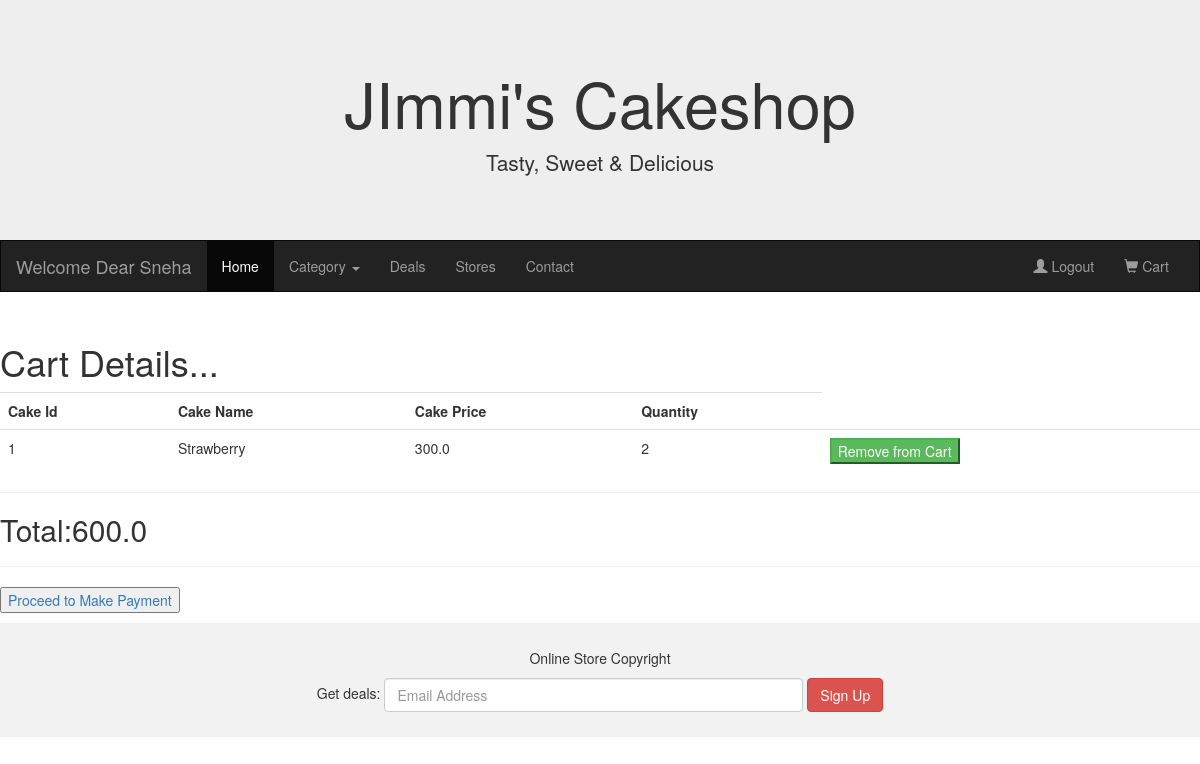
The page /showcartitems (signed in) on the database its author committed.
### Userapp/models.py (models this page shows)
class MyCart (models.Model):
    cake= models.ForeignKey(Cake,on_delete=models.CASCADE)
    user=  models.ForeignKey(UserMaster,on_delete=models.CASCADE)
    qty= models.IntegerField()
    class Meta:
        db_table= "MyCart"

### Myadmin/models.py (models this page shows)
class Cake(models.Model):
    cakename=models.CharField(max_length=20)
    description=models.CharField(max_length=20)
    price=models.FloatField(default=199)
    imageurl=models.ImageField(upload_to='images/',default='abc.jpg')
    category=models.ForeignKey(Categorie,on_delete=models.CASCADE)
    class Meta:
        db_table = "Cake"

### Userapp/views.py (the view)
# urls.py: path('showcartitems',views.showcartitems),
def showcartitems(request):
    user = UserMaster.objects.get(username=request.session["uname"])
    cartitems = MyCart.objects.filter(user = user)
    categories = Categorie.objects.all()
    total = 0
    for cart in cartitems:
        total += cart.qty * cart.cake.price
    request.session["total"]= total
    return render(request,"Userapp/showcartitems.html",{"categories":categories,"cartitems":cartitems})

### Templates/Userapp/showcartitems.html (shortened to what this page needs)
{% extends "../master.html" %}
{%block content%}
<h1> Cart Details...</h1>
<table class="table">
    <tr><th>Cake Id</th><th>Cake Name</th><th>Cake Price</th><th>Quantity</th></tr>
    {%for item in cartitems%}
    <form method = "POST" action= "removefromcart">
    <tr>
        <td>{{item.cake.id}}<input type="hidden" name="cakeid" value="{{item.cake.id}}"></td>
        <td>{{item.cake.cakename}}</td>
        <td>{{item.cake.price}}</td>
        <td>{{item.qty}}</td>
        <td><button class="button btn-success" type="submit">Remove from Cart</button></td>
    </tr>
    </form>
    {%endfor%}
</table>
<hr/>
<h2>Total:{{request.session.total}}</h2>
<hr/>
<p/>
<a href = "makepayment"><button type ="submit" class="button-btn-success">Proceed to Make Payment</button></a>
{%endblock%}

### rows shown on the page
MyCart: cake.id "1", cake.cakename "Strawberry", cake.price "300.0", qty "2"

### other values the page prints
{{ request.session.uname }} "Sneha"
{{ request.session.total }} "600.0"
